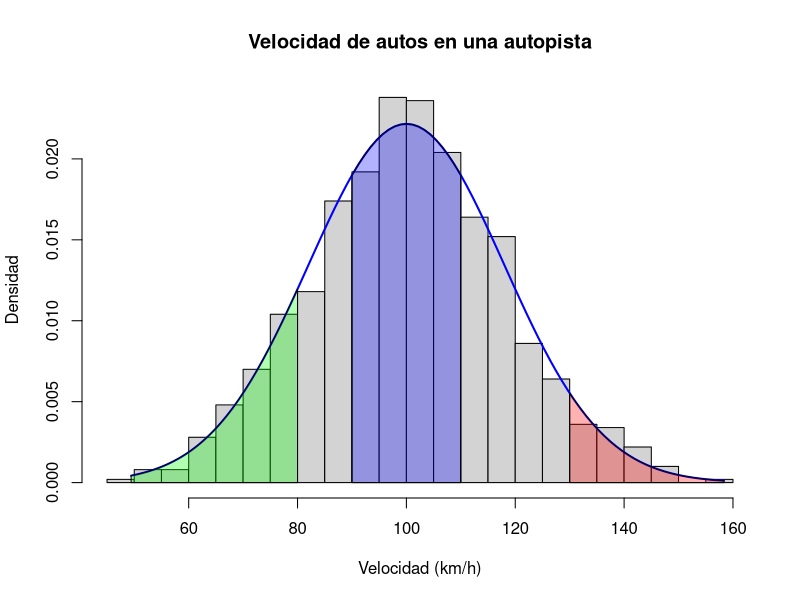

Generate this figure with R:
# MATEO GAEL FIGUEROA CHAVEZ

# EJEMPLO 1 : Velocidad de autos en una autopista (km/h)
# media = 100 km/h , Desviación estándar = 18 km/h

# 1. Generamos datos simulados con distribución normal
set.seed(123)  
datos <- rnorm(n = 1000, mean = 100, sd = 18)

# 2. Histograma con densidad
hist(datos, breaks = 30, probability = TRUE, col = "lightgray",
     main = "Velocidad de autos en una autopista",
     xlab = "Velocidad (km/h)", ylab = "Densidad")

# 3. Curva de densidad teórica
x <- seq(min(datos), max(datos), length = 100)
lines(x, dnorm(x, mean = 100, sd = 18), col = "blue", lwd = 2)

# 4. Cálculo de probabilidades con pnorm
# a) Probabilidad de que un auto vaya MÁS RÁPIDO que 130 km/h
prob_mayor_130 <- pnorm(130, mean = 100, sd = 18, lower.tail = FALSE)

# b) Probabilidad de que un auto vaya MÁS LENTO que 80 km/h
prob_menor_80 <- pnorm(80, mean = 100, sd = 18, lower.tail = TRUE)

# c) Probabilidad de que la velocidad esté ENTRE 90 y 110 km/h
prob_entre_90_110 <- pnorm(110, mean = 100, sd = 18) - pnorm(90, mean = 100, sd = 18)

# Mostramos resultados
prob_mayor_130
prob_menor_80
prob_entre_90_110

# Sombrear áreas en el gráfico para explicar
# a) Más rápido que 130 (rojo)
x1 <- seq(130, max(x), length = 100)
polygon(c(x1, rev(x1)), c(dnorm(x1, 100, 18), rep(0, length(x1))), col = rgb(1,0,0,0.3))

# b) Más lento que 80 (verde)
x2 <- seq(min(x), 80, length = 100)
polygon(c(x2, rev(x2)), c(dnorm(x2, 100, 18), rep(0, length(x2))), col = rgb(0,1,0,0.3))

# c) Entre 90 y 110 (azul)
x3 <- seq(90, 110, length = 100)
polygon(c(x3, rev(x3)), c(dnorm(x3, 100, 18), rep(0, length(x3))), col = rgb(0,0,1,0.3))
